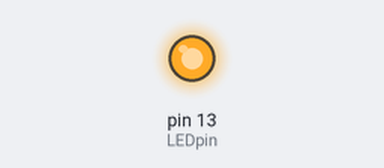
Bench run of a sketch on a simulated Arduino Uno, built with avr-gcc and run on an emulated ATmega328P. Parts: output pins drawn as LEDs (lit = HIGH).

Above: at 0.7 s.
At 24.55 s:
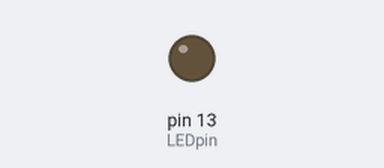
Timing chart, 0 to 25.0 s (numbered marks = the images above):
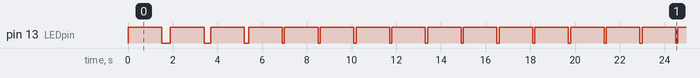

Measured:
- by itself, pin 13 (LEDpin): moves between LOW and HIGH, repeating every 19.2 s
- by itself, everything shown: repeats every 19.2 s, in 24 steps

The sketch:

Blink_1.ino
```cpp
const int LEDpin=13;
int timeDelay=100;
int value = HIGH;


void setup() {
  // initialize digital pin 13 as an output.
  pinMode(LEDpin, OUTPUT);
  value=1;
}

// the loop function runs over and over again forever
int del=timeDelay*4;
int swi=1;

void loop() {
  swi*=-1;
  if(swi==1){
    int tmp=timeDelay;
    timeDelay=del;
    del=tmp;
  }
  while(del >= timeDelay){
    digitalWrite(LEDpin, HIGH);
    delay(1500);
    digitalWrite(LEDpin,LOW);
    delay(del);
    del+=timeDelay*swi;
  }
}
```
